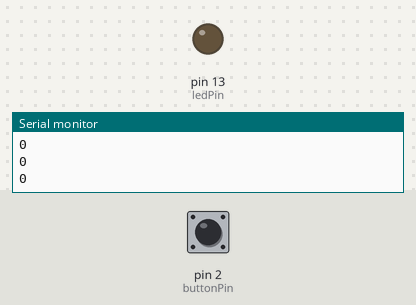
A sketch run on a simulated Arduino Uno, built with avr-gcc and run on an emulated ATmega328P. Shown: output pins drawn as LEDs (lit = HIGH), the last lines printed to the serial monitor. The inputs (shaded band) are chosen by the test bench; at power-on: pin 2 (buttonPin) HIGH.

Above: at 1.2 s.
1.3 s: pin 2 (buttonPin) pulled LOW for 0.15 s
At 1.37 s:
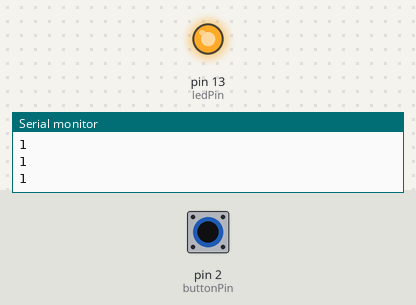
2.9 s: pin 2 (buttonPin) pulled LOW for 3.2 s
At 6.8 s:
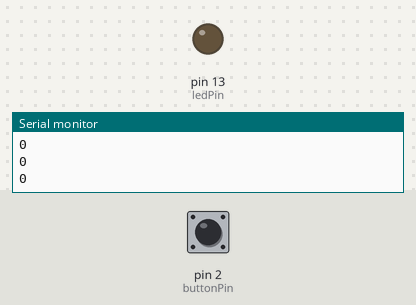
Timing chart, 0 to 8.3 s (numbered marks = the images above; inputs shaded):
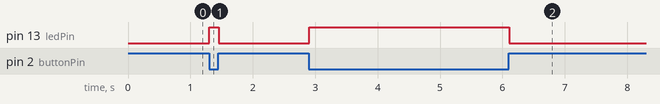

Measured:
- after the input at 1.3 s, pin 13 (ledPin): LOW → HIGH at once, → LOW 0.15 s later
- after the input at 2.9 s, pin 13 (ledPin): LOW → HIGH at once, → LOW 3.2 s later

The sketch:

Hall_coffee.ino
```cpp
const int buttonPin = 2;
const int ledPin = 13;

int hallState = 0;

void setup() {
  pinMode(buttonPin, INPUT);
  pinMode(ledPin, OUTPUT);
  Serial.begin(115200);
}


void loop() {
  hallState = !digitalRead(buttonPin);
  Serial.println(hallState);
  digitalWrite(LED_BUILTIN, hallState);
  delay(10);
}
```
